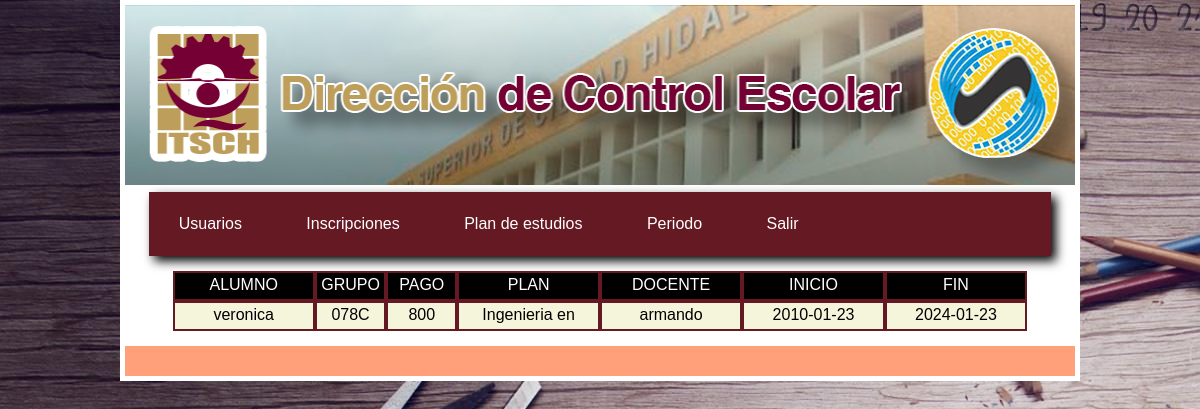
Page /inscripciones/home.php (signed in) on the committed database.
### tables this page shows
CREATE TABLE `t_inscripciones` (
  `idIns` int(11) NOT NULL,
  `idAlumno` int(11) DEFAULT NULL,
  `idGrupo` int(11) DEFAULT NULL,
  `tPago` int(11) DEFAULT NULL,
  `idPlan` int(11) DEFAULT NULL,
  `idDocente` int(11) DEFAULT NULL,
  `idPeriodo` int(11) DEFAULT NULL
);

CREATE TABLE `t_alumnos` (
  `idAlumno` int(11) NOT NULL,
  `nAlumno` varchar(150) DEFAULT NULL,
  `aPatAlumno` varchar(100) DEFAULT NULL,
  `aMatAlumno` varchar(100) DEFAULT NULL,
  `INacAlumno` varchar(100) DEFAULT NULL,
  `fNacAlumno` date DEFAULT NULL,
  `eCivil` varchar(20) DEFAULT NULL,
  `gSanguineo` varchar(4) DEFAULT NULL,
  `curp` varchar(30) DEFAULT NULL,
  `calle` varchar(200) DEFAULT NULL,
  `nInterno` varchar(10) DEFAULT NULL,
  `nExterno` varchar(10) DEFAULT NULL,
  `ciudad` varchar(150) DEFAULT NULL,
  `mpo` varchar(150) DEFAULT NULL,
  `cPostal` int(11) DEFAULT NULL,
  `tel` varchar(20) DEFAULT NULL,
  `email` varchar(150) DEFAULT NULL,
  `sexoAlumno` varchar(2) DEFAULT NULL
);

CREATE TABLE `t_grupos` (
  `idGrupo` int(11) NOT NULL,
  `tplan` varchar(100) DEFAULT NULL,
  `nivel` varchar(50) DEFAULT NULL,
  `grupo` varchar(20) DEFAULT NULL,
  `docente` varchar(150) DEFAULT NULL,
  `dias` varchar(25) DEFAULT NULL,
  `horas` int(11) DEFAULT NULL,
  `edificio` varchar(4) DEFAULT NULL,
  `salon` varchar(8) DEFAULT NULL,
  `dDos` varchar(15) DEFAULT NULL,
  `hDos` varchar(50) DEFAULT NULL,
  `eDos` varchar(50) DEFAULT NULL,
  `sDos` varchar(50) DEFAULT NULL
);

CREATE TABLE `t_plan_estudios` (
  `idPlan` int(11) NOT NULL,
  `nPlan` varchar(250) DEFAULT NULL
);

CREATE TABLE `t_docentes` (
  `idDocente` int(11) NOT NULL,
  `nDocente` varchar(150) DEFAULT NULL,
  `aPatDocente` varchar(100) DEFAULT NULL,
  `aMatDocente` varchar(100) DEFAULT NULL,
  `tel` varchar(20) DEFAULT NULL,
  `calle` varchar(200) DEFAULT NULL,
  `nInterno` varchar(10) DEFAULT NULL,
  `nExterno` varchar(10) DEFAULT NULL,
  `colonia` varchar(150) DEFAULT NULL,
  `ciudad` varchar(150) DEFAULT NULL,
  `mpo` varchar(150) DEFAULT NULL,
  `estado` varchar(50) DEFAULT NULL,
  `cPostal` int(11) DEFAULT NULL,
  `email` varchar(150) DEFAULT NULL,
  `INacDocente` varchar(100) DEFAULT NULL,
  `fNacDocente` date DEFAULT NULL,
  `eCivil` varchar(20) DEFAULT NULL,
  `gSanguineo` varchar(4) DEFAULT NULL,
  `curp` varchar(30) DEFAULT NULL,
  `sexoAlumno` varchar(2) DEFAULT NULL,
  `sSocial` varchar(50) DEFAULT NULL
);

CREATE TABLE `t_periodos` (
  `idPeriodo` int(11) NOT NULL,
  `fInicio` date DEFAULT NULL,
  `fFin` date DEFAULT NULL,
  `idPlan` int(11) DEFAULT NULL
);

### inscripciones/home.php (the view, shortened to what this page needs)
<?php
require('../config.php');
?>
<!DOCTYPE html>
<html lang="en">
<head>
    <link rel="stylesheet" href="../css/style.css">
    <link rel="stylesheet" href="../css/menu.css">
    <link rel="stylesheet" href="../icons/style.css">
</head>
<body>
   <div class="wraper">
     <?php require('../menu.php');?>
       <section>
           <?php
               $query=$cnx->prepare("SELECT a.idAlumno,a.nAlumno,g.idGrupo,g.grupo,i.tpago,pl.idPlan,pl.nPlan,doc.idDocente,doc.nDocente,pe.idPeriodo,pe.fInicio,pe.fFin FROM t_inscripciones i INNER JOIN t_alumnos a ON a.idAlumno=i.idAlumno INNER JOIN t_docentes doc ON doc.idDocente=i.idDocente INNER JOIN t_grupos g ON g.idGrupo=i.idGrupo INNER JOIN t_periodos pe ON pe.idPeriodo=i.idPeriodo INNER JOIN t_plan_estudios pl ON  pl.idPlan=i.idPlan;");
                $query->execute();
                        echo "<div class='section group'>";
                        echo "<div class='header col span_2_of_12'>
                                ALUMNO
                                </div>
                            <div class='header col span_1_of_12'>
                                GRUPO
                            </div>
                            <div class='header col span_1_of_12'>
                                PAGO
                            </div>
                            <div class='header col span_2_of_12'>
                                PLAN
                            </div>
                            <div class='header col span_2_of_12'>
                                DOCENTE
                            </div>
                            <div class='header col span_2_of_12'>
                                INICIO
                            </div>
                            <div class='header col span_2_of_12'>
                                FIN
                            </div>
";
                         echo "</div>";
                    foreach($query as $key => $value){
                        echo "<div class='section group' id='".$value['idPeriodo']."'>";
                        echo "<div class='col span_2_of_12'>".
                                $value['nAlumno']
                                ."</div>
                            <div class='col span_1_of_12'>".
                                $value['grupo']
                            ."</div>
                            <div class='col span_1_of_12'>".
                                $value['tpago']
                            ."</div>
                            <div class='col span_2_of_12' style='overflow: auto'>".
                                $value['nPlan']
                                ."</div>
                                <div class='col span_2_of_12'>".
                                $value['nDocente']
                                ."</div>
                                <div class='col span_2_of_12'>".
                                $value['fInicio']
                                ."</div>
                                <div class='col span_2_of_12'>".
                                $value['fFin']
                                ."</div>
                            "
                            ;
                        echo "</div>";
                    }
           ?>
       </section>
       <footer>
       </footer>
   </div>
</body>
</html>

### css/style.css (style rules this page uses)
body { font: 1em/150% Arial, Helvetica, sans-serif; background-image: url('../img/backschool.jpg'); }
.wraper { padding: 5px; width: 960px; height: auto; margin: auto; background-color: white; }
section { width: 90%; margin: auto; }
footer { clear: both; padding: 15px; background-color: lightsalmon; }
.section { clear: both; padding: 0px; margin: 0px; }
.col { display: block; float:left; margin: 0%; }
.col:first-child { margin-left: 0; }
.group:before, .group:after { content:""; display:table; }
.group:after { clear:both; }
.group { zoom:1; }
.span_2_of_12 { width: 16.66%; }
.span_1_of_12 { width: 8.333%; }
.col { border: 2px solid #651923; text-align: center; background-color: beige; height: 30px; }
.header { color:white; text-align: center; background-color: black; }
footer { margin-top:15px }

### css/menu.css (style rules this page uses)
* { padding:0; margin:0; -webkit-box-sizing: border-box; -moz-box-sizing: border-box; box-sizing: border-box; }

### rows in the picture
t_inscripciones: idAlumno.nAlumno "veronica", idGrupo.grupo "078C", tPago "800", idPlan.nPlan "Ingenieria en…", idDocente.nDocente "armando", idPeriodo.fInicio "2010-01-23", idPeriodo.fFin "2024-01-23"
